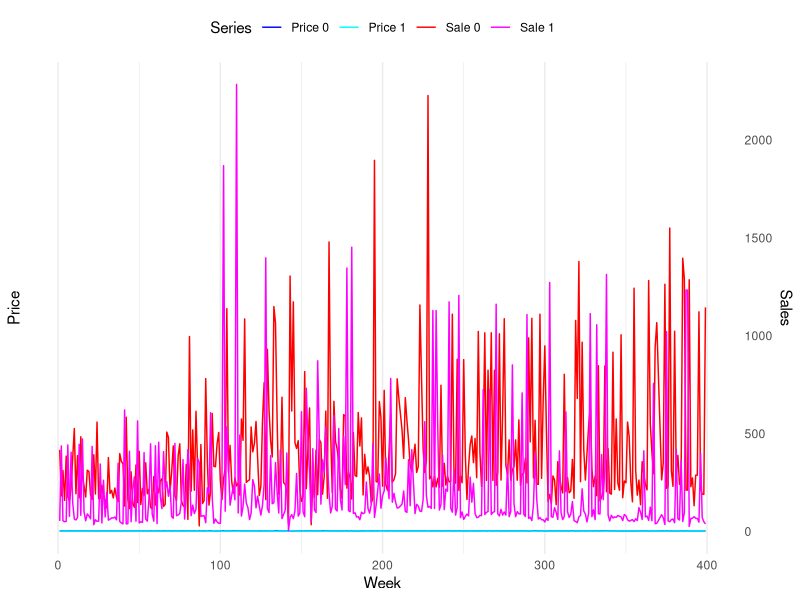
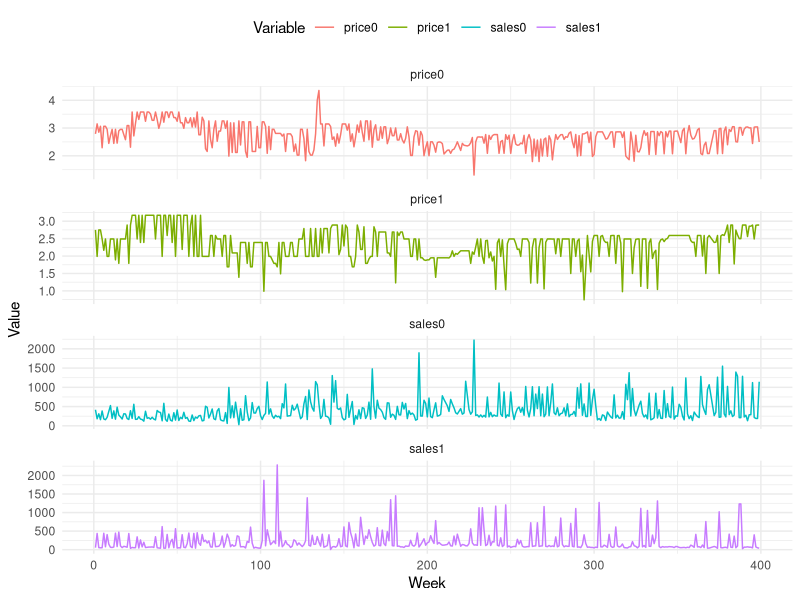

Generate these figures, in order, with R: (Note: this script raises an error after producing the figures.)
## ---- chunk 1
library(tidyverse)
## ---- chunk 2
data_14<-read.csv("oj_14.csv")
data_all<-read.csv("oj_all.csv")
## ---- chunk 3
data_14|>summarize(mean(price1), sd(price1))
data_all|>summarize(mean(price1), sd(price1))

data_14|>summarize(mean(price0), sd(price0))
data_all|>summarize(mean(price0), sd(price0))
## ---- chunk 4
data_14
data_all
## ---- chunk 5
ggplot(data_14, aes(x = week)) +
  geom_line(aes(y = price0, color = "Price 0")) +
  geom_line(aes(y = price1, color = "Price 1")) +
  scale_y_continuous(sec.axis = sec_axis(~., name = "Sales"), breaks = NULL) +
  geom_line(aes(y = sales0, color = "Sale 0")) +
  geom_line(aes(y = sales1, color = "Sale 1")) +
  scale_color_manual(values = c("Price 0" = "blue", "Price 1" = "cyan", "Sale 0" = "red", "Sale 1" = "magenta")) +
  labs(x = "Week", y = "Price", color = "Series") +
  theme_minimal() +
  theme(legend.position = "top")
## ---- chunk 6
data_long <- tidyr::gather(data_14, variable, value, -week)
ggplot(data_long, aes(x = week, y = value, color = variable))+  
  geom_line() +
  facet_wrap(~ variable, scales = "free_y", ncol = 1) +
  labs(x = "Week", y = "Value", color = "Variable") +
  theme_minimal() +
  theme(legend.position = "top")
## ---- chunk 7
ggplot(data_14, aes(x = price0, y = sales0, color = "Tropicana")) +
  geom_point() +
  geom_point(data = data, aes(x = price1, y = sales1, color = "Minute Maid")) +
  labs(x = "Price", y = "Sales", color = "Variable") +
  scale_color_manual(values = c("Tropicana" = "red", "Minute Maid" = "blue")) +
  ggtitle("Combined Scatter Plots of Sales vs. Prices")
## ---- chunk 8
# Log-transform the sales and prices
data_14$log_sales0 <- log(data_14$sales0)
data_14$log_sales1 <- log(data_14$sales1)
data_14$log_price0 <- log(data_14$price0)
data_14$log_price1 <- log(data_14$price1)

data_all$log_sales0 <- log(data_all$sales0)
data_all$log_sales1 <- log(data_all$sales1)
data_all$log_price0 <- log(data_all$price0)
data_all$log_price1 <- log(data_all$price1)

# Create scatter plots for log-transformed sales vs. log-transformed prices
ggplot(data_14, aes(x = log_price0, y = log_sales0, color = "Tropicana")) +
  geom_point() +
  geom_point(data = data_14, aes(x = log_price1, y = log_sales1, color = "Minute Maid")) +
  labs(x = "Log(Price)", y = "Log(Sales)", color = "Category") +
  scale_color_manual(values = c("Tropicana" = "red", "Minute Maid" = "blue")) +
  ggtitle("Scatter Plots of Log(Sales) vs. Log(Prices)")
## ---- chunk 9
# Do the regression, DV refers to Dependent Variable, which is Y IV refers to Independent Variable, which is X

lm(log_sales0~log_price0, data=data_14)
lm(log_sales1~log_price1, data=data_14)
lm(log_sales0~log_price0, data=data_all)
lm(log_sales1~log_price1, data=data_all)
## ---- chunk 10
lm(log_sales0~log_price0+log_price1, data=data_14)
lm(log_sales1~log_price0+log_price1, data=data_all)
## ---- chunk 11

